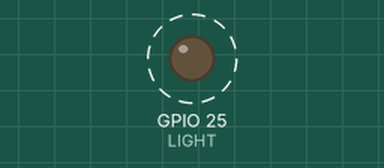
This sketch was run on a simulated ESP32. Shown: output pins drawn as LEDs (lit = HIGH). Dashed ring = blinking. No radio packets arrive unless stated; what the sketch prints to the serial monitor is not drawn.

Above: at 0.2 s.
Timing chart, 0 to 3.0 s (numbered marks = the images above):
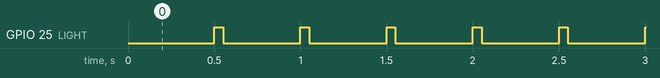

Measured:
- by itself, GPIO 25 (LIGHT): alternates HIGH for 0.05 s and LOW for 0.45 s

The sketch:

nrf24_blink.ino
```cpp
//###### Both Programs are inside here. Set the role by uncomment the #define SENDER/#define RECEIVER and comment the other ##########
#include <SPI.h>
#include "printf.h"
#include "RF24.h"
#define SCK 2
#define MOSI 3
#define MISO 4
#define CSN_PIN 5
#define CE_PIN 6
#define LIGHT 25
#define INTV1 500
#define INTV2 50000UL
#define SIZE 32
#define NUM_TASKS (sizeof(tasks) / sizeof(tasks[0]))
//### Change the role here only #####
#define SENDER 1                  //#
//#define RECEIVER 1              //#
//###################################
#if defined(SENDER)
  #define ROLE 1
  bool radioNumber = 1;
#elif defined(RECEIVER)
  #define ROLE 0
  bool radioNumber = 0;
#else
  #error "Define SENDER or RECIEVER before compiling"
#endif
enum State { IDLE, SENT, GOT_REPLY };
static State radio_state = IDLE;
static uint32_t sent_at=0, last_cycle=0,got_it=0,last_delay=0;

struct Task {
    void (*fn)(void);
    uint32_t period_us;
    uint32_t last_run;
};
uint8_t buffer[SIZE];
uint8_t received[SIZE];
uint8_t pipe; //optional
uint8_t test;
uint32_t bad=0,succsess=0; //optional
bool ledState=0;
RF24 radio(CE_PIN, CSN_PIN);
uint8_t address[][6] = { "1Nod", "2Nod" };

void radio_task() {
  static uint32_t millis_500_loop = 0;
  uint32_t currentMillis = millis();
  uint32_t now = micros();
  switch (radio_state) {
    case IDLE:
      if ((now - last_cycle >= INTV2)&&(ledState == 1)) {
        last_cycle = now;
        sent_at = now;
        ledState = 0;
        digitalWrite(LIGHT, ledState);
        buffer[0]=0;
        radio.stopListening();
        radio.write(&buffer, 2);
        radio.startListening();
        test=radio.available(&pipe);
        radio_state = SENT;
      }
      if (currentMillis - millis_500_loop >= INTV1) {
        sent_at = now;
        last_cycle = now;
        millis_500_loop = currentMillis;
        if (ledState == 0) {
          ledState = 1;
          digitalWrite(LIGHT, ledState);
          buffer[0]=1;
        }
        radio.stopListening();
        radio.write(&buffer, 2);
        radio.startListening();
        test=radio.available(&pipe);
        radio_state = SENT;
      }
      break;
    case SENT:
      if (test || radio.available(&pipe)) {
        uint8_t len = radio.getDynamicPayloadSize();
        radio.read(&received, len);
        got_it=now;
        last_delay=got_it-sent_at;
        radio_state = IDLE;
        succsess++;
      } else if (now - sent_at > 5000) {radio_state = IDLE;bad++;}
      break;
    case GOT_REPLY:
      //do something with the received message
      radio_state = IDLE;
      break;
    }
}
void print_task() {// remove the printout later if you want better performance and replace it with smth usefull.
  static uint32_t best=9999999,worst=0;
  Serial.print("delay:");
  Serial.print(last_delay);
  Serial.print(" max:");
  if (last_delay>worst){worst=last_delay;}
  Serial.print(worst);
  Serial.print(" min:");
  if ((last_delay<best)&&(last_delay!=0)){best=last_delay;}
  Serial.print(best);
  Serial.print(" lost:");
  Serial.print(bad);
  Serial.print(" failrate:");
  if((succsess==0)&&(bad==0)){Serial.print(100);
  }else if((succsess!=0)&&(bad==0)){Serial.print(0);
  }else if((succsess==0)&&(bad!=0)){Serial.print(100);
  }else{Serial.print(((float)bad/(float)succsess)*100);}
  Serial.print(" mail:");
  //Serial.print(received[0]);
  Serial.println(received[1]);
}
Task tasks[] = {
    { radio_task,    0,      0 },   // 0 = "run every iteration" (FIFO-driven)
    { print_task,  950000,   1000 },   // 500000us
    //{ led_task,    50000,     0 },   // 50ms
    //{ imu_task,     10000,   0 },   // 100 Hz
    //{ serial_task,   5000,   0 },   // 200 Hz
    // add more if you want, keep timing in mind
};
void setup() {
  pinMode(LIGHT, OUTPUT);
  digitalWrite(LIGHT, 1);
  Serial.begin(115200);
  buffer[1]=2;
  SPI.setSCK(SCK);
  SPI.setMOSI(MOSI);
  SPI.setMISO(MISO);
  SPI.begin(5000000);
  if (!radio.begin()) {
    Serial.println(F("radio hardware is not responding!!"));
    while (1) {/*hold in infinite loop*/}
  }
  radio.setDataRate(RF24_2MBPS);
  radio.setPALevel(RF24_PA_MAX);  // RF24_PA_MAX is default.
  radio.setAddressWidth(4);
  radio.enableDynamicPayloads();  // ACK payloads are dynamically sized
  //radio.enableAckPayload();
  //radio.stopListening(address[radioNumber]);  // put radio in TX mode
  radio.openWritingPipe(address[radioNumber]);
  radio.openReadingPipe(1, address[!radioNumber]);  // using pipe 1
  if (ROLE) {radio.stopListening();
  }else {radio.startListening();}
  // For debugging info
   printf_begin();             // needed only once for printing details
  // radio.printDetails();       // (smaller) function that prints raw register values
  // radio.printPrettyDetails(); // (larger) function that prints human readable data
  digitalWrite(LIGHT, 0);
}
void loop() {
  if (ROLE) {           // SENDER
    unsigned long currentMicros = micros();
    for (int i = 0; i < NUM_TASKS; i++) {
      if (tasks[i].period_us == 0 || currentMicros - tasks[i].last_run >= tasks[i].period_us) {
        tasks[i].fn();
        tasks[i].last_run = currentMicros;
      }
    }
  } else {         // RECEIVER
    uint8_t pipe;
    static uint32_t millis_500_loop = 0;
    uint32_t currentMillis = millis();
    static uint32_t rx_count = 0;
    if (radio.available(&pipe)) {  // is there a payload? get the pipe number that received it
      uint8_t len = radio.getDynamicPayloadSize();
      radio.read(&received, len);  // get incoming payload
      //rx_count++;
      //Serial.println(buffer[0]);
      radio.stopListening();  // put in TX mode
      radio.writeFast(&received, len);  // load response to TX FIFO
      bool report = radio.txStandBy(300);
      radio.startListening();
      if(received[0]==0){
        if (ledState == 1) {
          ledState = 0;
          digitalWrite(LIGHT, ledState);
        }
      }else if(received[0]==1){
        if (ledState == 0) {
          ledState = 1;
          digitalWrite(LIGHT, ledState);
        }
      }
    }
    /*if(currentMillis-millis_500_loop>=500){
      millis_500_loop=currentMillis;
      Serial.println(rx_count);
    }*/
  }
}
```
